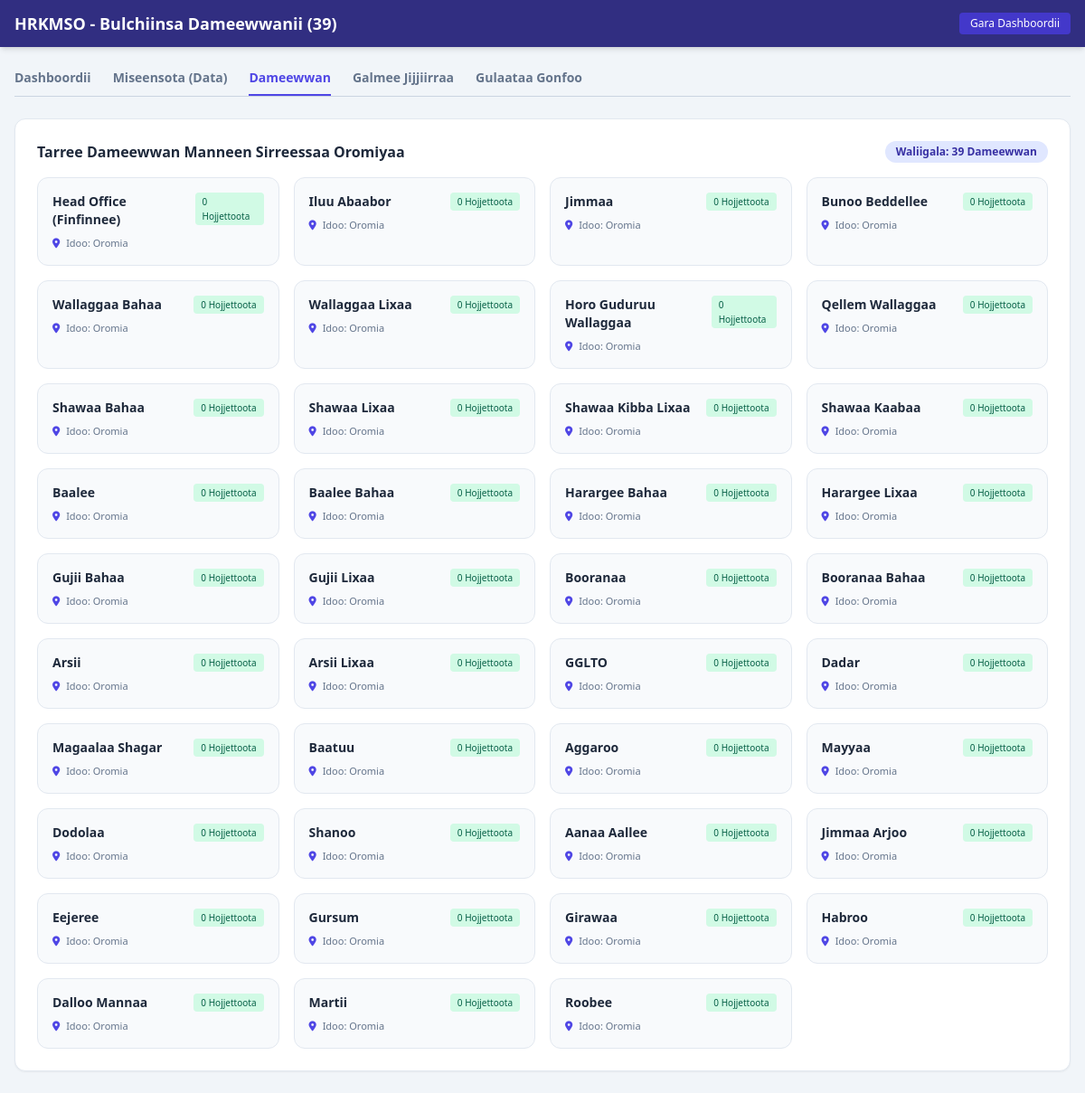
The page /branches (signed in) on the database its author committed.
### models.py (models this page shows)
class Branch(db.Model):
    __tablename__ = 'branch'
    id = db.Column(db.Integer, primary_key=True)
    name = db.Column(db.String(150), nullable=False)
    location = db.Column(db.String(150), nullable=True)

### app.py (the view)
@app.route('/branches')
@login_required
def branches():
    if current_user.role == 'admin':
        all_branches = Branch.query.all()
    else:
        b_val = int(current_user.branch_id) if current_user.branch_id and str(current_user.branch_id).isdigit() else current_user.branch_id
        all_branches = Branch.query.filter_by(id=b_val).all()
    return render_template('branches.html', branches=all_branches)

### app.py (called while the page is built)
@login_manager.user_loader
def load_user(user_id):
    return db.session.get(User, int(user_id))

### templates/branches.html (shortened to what this page needs)
<!DOCTYPE html>
<html lang="om">
<head>
    <script src="https://cdn.tailwindcss.com"></script>
    <link rel="stylesheet" href="https://cdnjs.cloudflare.com/ajax/libs/font-awesome/6.4.0/css/all.min.css">
</head>
<body class="bg-slate-100 text-slate-800">
    <div class="min-h-screen flex flex-col">
        <header class="bg-indigo-900 text-white shadow-md">
            <div class="max-w-7xl mx-auto px-4 py-3 flex justify-between items-center">
                <h1 class="text-lg font-bold">HRKMSO - Bulchiinsa Dameewwanii (39)</h1>
                <a href="{{ url_for('dashboard') }}" class="text-xs bg-indigo-700 hover:bg-indigo-800 px-3 py-1 rounded transition text-white">Gara Dashboordii</a>
            </div>
        </header>
        <main class="max-w-7xl mx-auto px-4 py-6 flex-grow w-full space-y-6">
            <div class="flex flex-wrap border-b border-slate-300 gap-6 text-sm font-semibold">
                <a href="{{ url_for('dashboard') }}" class="pb-2 text-slate-500 hover:text-indigo-600 transition">Dashboordii</a>
                <a href="{{ url_for('employees') }}" class="pb-2 text-slate-500 hover:text-indigo-600 transition">Miseensota (Data)</a>
                <a href="{{ url_for('branches') }}" class="pb-2 border-b-2 border-indigo-600 text-indigo-600 transition">Dameewwan</a>
                <a href="{{ url_for('transfers') }}" class="pb-2 text-slate-500 hover:text-indigo-600 transition">Galmee Jijjiirraa</a>
                <a href="{{ url_for('ranks') }}" class="pb-2 text-slate-500 hover:text-indigo-600 transition">Gulaataa Gonfoo</a>
            </div>
            <div class="bg-white p-6 rounded-xl shadow-sm border border-slate-200 space-y-4">
                <div class="flex justify-between items-center">
                    <h2 class="text-base font-bold text-slate-800">Tarree Dameewwan Manneen Sirreessaa Oromiyaa</h2>
                    <span class="text-xs bg-indigo-100 text-indigo-800 px-3 py-1 rounded-full font-semibold">Waliigala: {{ branches | length }} Dameewwan</span>
                </div>
                <div class="grid grid-cols-1 sm:grid-cols-2 md:grid-cols-3 lg:grid-cols-4 gap-4 text-xs">
                    {% if branches %}
                        {% for b in branches %}
                        <div class="bg-slate-50 p-4 rounded-xl border border-slate-200 space-y-2 hover:shadow-md transition">
                            <div class="flex justify-between items-start">
                                <h4 class="font-bold text-slate-800 text-sm">{{ b.name }}</h4>
                                <span class="bg-emerald-100 text-emerald-800 text-[10px] px-2 py-0.5 rounded font-medium">
                                    {{ b.employees | length }} Hojjettoota
                                </span>
                            </div>
                            <p class="text-[11px] text-slate-500"><i class="fas fa-map-marker-alt text-indigo-600 me-1"></i> Idoo: {{ b.location if b.location else 'Oromia' }}</p>
                        </div>
                        {% endfor %}
                    {% else %}
                        <div class="col-span-full text-center py-8 text-slate-400">
                            Dameewwan galmaa'an hin jiran.
                        </div>
                    {% endif %}
                </div>
            </div>
        </main>
    </div>
</body>
</html>

### rows shown on the page
Branch: name "Head Office (Finfinnee)", employees|length "0", location "Oromia"
Branch: name "Iluu Abaabor", employees|length "0", location "Oromia"
Branch: name "Jimmaa", employees|length "0", location "Oromia"
Branch: name "Bunoo Beddellee", employees|length "0", location "Oromia"
Branch: name "Wallaggaa Bahaa", employees|length "0", location "Oromia"
Branch: name "Wallaggaa Lixaa", employees|length "0", location "Oromia"
Branch: name "Horo Guduruu Wallaggaa", employees|length "0", location "Oromia"
Branch: name "Qellem Wallaggaa", employees|length "0", location "Oromia"
Branch: name "Shawaa Bahaa", employees|length "0", location "Oromia"
Branch: name "Shawaa Lixaa", employees|length "0", location "Oromia"
Branch: name "Shawaa Kibba Lixaa", employees|length "0", location "Oromia"
Branch: name "Shawaa Kaabaa", employees|length "0", location "Oromia"
Branch: name "Baalee", employees|length "0", location "Oromia"
Branch: name "Baalee Bahaa", employees|length "0", location "Oromia"
Branch: name "Harargee Bahaa", employees|length "0", location "Oromia"
Branch: name "Harargee Lixaa", employees|length "0", location "Oromia"
Branch: name "Gujii Bahaa", employees|length "0", location "Oromia"
Branch: name "Gujii Lixaa", employees|length "0", location "Oromia"
Branch: name "Booranaa", employees|length "0", location "Oromia"
Branch: name "Booranaa Bahaa", employees|length "0", location "Oromia"
Branch: name "Arsii", employees|length "0", location "Oromia"
Branch: name "Arsii Lixaa", employees|length "0", location "Oromia"
Branch: name "GGLTO", employees|length "0", location "Oromia"
Branch: name "Dadar", employees|length "0", location "Oromia"
Branch: name "Magaalaa Shagar", employees|length "0", location "Oromia"
Branch: name "Baatuu", employees|length "0", location "Oromia"
Branch: name "Aggaroo", employees|length "0", location "Oromia"
Branch: name "Mayyaa", employees|length "0", location "Oromia"
Branch: name "Dodolaa", employees|length "0", location "Oromia"
Branch: name "Shanoo", employees|length "0", location "Oromia"
Branch: name "Aanaa Aallee", employees|length "0", location "Oromia"
Branch: name "Jimmaa Arjoo", employees|length "0", location "Oromia"
Branch: name "Eejeree", employees|length "0", location "Oromia"
Branch: name "Gursum", employees|length "0", location "Oromia"
Branch: name "Girawaa", employees|length "0", location "Oromia"
Branch: name "Habroo", employees|length "0", location "Oromia"
Branch: name "Dalloo Mannaa", employees|length "0", location "Oromia"
Branch: name "Martii", employees|length "0", location "Oromia"
Branch: name "Roobee", employees|length "0", location "Oromia"

### other values the page prints
{{ branches | length }} "39"
